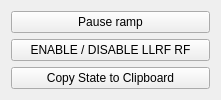
       <widget class="QWidget" name="layoutWidget">
        <property name="geometry">
         <rect>
          <x>1</x>
          <y>1</y>
          <width>221</width>
          <height>83</height>
         </rect>
        </property>
        <layout class="QVBoxLayout" name="verticalLayout_4">
         <item>
          <widget class="QPushButton" name="can_ramp_button">
           <property name="minimumSize">
            <size>
             <width>111</width>
             <height>0</height>
            </size>
           </property>
           <property name="maximumSize">
            <size>
             <width>16777215</width>
             <height>25</height>
            </size>
           </property>
           <property name="text">
            <string>Pause ramp</string>
           </property>
          </widget>
         </item>
         <item>
          <widget class="QPushButton" name="llrf_enable_button">
           <property name="minimumSize">
            <size>
             <width>111</width>
             <height>0</height>
            </size>
           </property>
           <property name="maximumSize">
            <size>
             <width>16777215</width>
             <height>25</height>
            </size>
           </property>
           <property name="text">
            <string>ENABLE / DISABLE LLRF RF</string>
           </property>
           <property name="checkable">
            <bool>false</bool>
           </property>
          </widget>
         </item>
         <item>
          <widget class="QPushButton" name="copy_to_clipboard_button">
           <property name="text">
            <string>Copy State to Clipboard</string>
           </property>
          </widget>
         </item>
        </layout>
       </widget>
